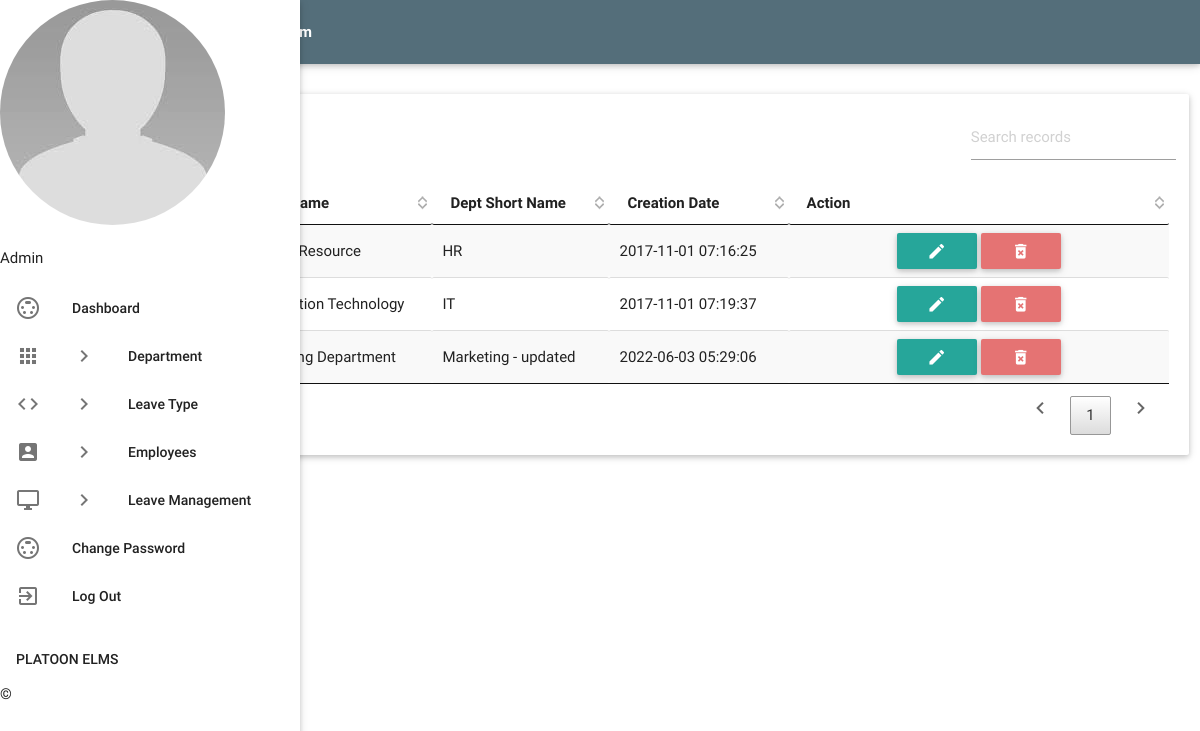
Screenshot of /admin/managedepartments.php (signed in) with the database file from the repository.
### tables this page shows
CREATE TABLE `tbldepartments` (
  `id` int NOT NULL,
  `DepartmentName` varchar(150) DEFAULT NULL,
  `DepartmentShortName` varchar(100) NOT NULL,
  `DepartmentCode` varchar(50) DEFAULT NULL,
  `CreationDate` timestamp NULL DEFAULT CURRENT_TIMESTAMP
);

### admin/managedepartments.php (the view, shortened to what this page needs)
<?php
include('includes/config.php');
if(strlen($_SESSION['alogin'])==0)
    {
header('location:index.php');
}
else{
    ?>
<!DOCTYPE html>
<html lang="en">
    <head>
        <link type="text/css" rel="stylesheet" href="../assets/plugins/materialize/css/materialize.min.css"/>
        <link type="text/css" rel="stylesheet" href="../assets/plugins/materialize/css/materialize.css"/>
        <link href="../assets/plugins/material-preloader/css/materialPreloader.min.css" rel="stylesheet">
        <link href="../assets/plugins/datatables/css/jquery.dataTables.min.css" rel="stylesheet">
        <link href="../assets/css/alpha.min.css" rel="stylesheet" type="text/css"/>
        <link href="../assets/css/custom.css" rel="stylesheet" type="text/css"/>
         <link href="../assets/css/style.css" rel="stylesheet" type="text/css"/>
    </head>
    <body>
       <?php include('includes/header.php');?>
       <?php include('includes/sidebar.php');?>
            <main class="mn-inner">
                <div class="row">
                    <div class="col s12">
                        <div class="page-title" class="blue-gray-text text-darken-2">Manage Departments</div>
                    </div>
                    <div class="col s12 m12 l12">
                        <div class="card">
                            <div class="card-content">
                                <table id="example" class="display responsive-table ">
                                    <thead>
                                        <tr>
                                            <th class="blue-gray-text text-darken-3">Dept Name</th>
                                            <th class="blue-gray-text text-darken-3">Dept Short Name</th>
                                            <th class="blue-gray-text text-darken-3">Creation Date</th>
                                            <th class="blue-gray-text text-darken-3">Action</th>
                                        </tr>
                                    </thead>
                                    <tbody>
<?php $sql = "SELECT * from tbldepartments";
$query = $dbh -> prepare($sql);
$query->execute();
$results=$query->fetchAll(PDO::FETCH_OBJ);
$cnt=1;
if($query->rowCount() > 0)
{
foreach($results as $result)
{               ?>
                                        <tr>
                                            <td> <?php echo htmlentities($cnt);?></td>
                                            <td><?php echo htmlentities($result->DepartmentCode);?></td>
                                            <td><?php echo htmlentities($result->DepartmentName);?></td>
                                            <td><?php echo htmlentities($result->DepartmentShortName);?></td>
                                            <td><?php echo htmlentities($result->CreationDate);?></td>
                                            <td class="text-center"><a href="editdepartment.php?deptid=<?php echo htmlentities($result->id);?>" class="btn btn-sm waves-effect waves-light blue-gray lighten-2"><i class="material-icons">mode_edit</i></a>
                                            <a href="managedepartments.php?del=<?php echo htmlentities($result->id);?>" class="btn btn-sm waves-effect waves-light red lighten-2" onclick="return confirm('Do you want to delete');"> <i class="material-icons">delete_forever</i></a></td>
                                        </tr>
                                         <?php $cnt++;} }?>
                                    </tbody>
                                </table>
                            </div>
                        </div>
                    </div>
                </div>
            </main>
        </div>
    </body>
</html>
<?php } ?>

### admin/includes/header.php (shortened to what this page needs)
<div class="mn-content fixed-sidebar">
    <header class="mn-header navbar-fixed">
        <nav class="navbar navbar-expand-lg navbar-light py-3 blue-grey darken-1" >
            <div class="nav-wrapper row">
                <b class="text-dark">Platoon Employee Leave Management System</b>
            </div>
        </nav>
    </header>

### admin/includes/sidebar.php (shortened to what this page needs)
   <aside id="slide-out" class="side-nav white fixed">
              <div class="side-nav-wrapper">
                  <div class="sidebar-profile">
                      <div class="sidebar-profile-image">
                          <img src="../assets/images/profile-image.jpg" class="circle" alt="">
                      </div>
                      <div class="sidebar-profile-info">
                              <p>Admin</p>
                      </div>
                  </div>
                  <?php
                  $page = explode("?",array_reverse(explode("/",$_SERVER['PHP_SELF']))[0])[0];
                  ?>
              <ul class="sidebar-menu collapsible collapsible-accordion" data-collapsible="accordion">
                  <li class="no-padding <?= $page == 'dashboard.php' ? 'active' : '' ?>"><a class="waves-effect waves-grey" href="dashboard.php"><i class="material-icons">settings_input_svideo</i>Dashboard</a></li>
                  <li class="no-padding <?= in_array($page,['adddepartment.php', 'managedepartments.php']) ? 'active' : '' ?>">
                      <a class="collapsible-header waves-effect waves-grey"><i class="material-icons">apps</i>Department<i class="nav-drop-icon material-icons">keyboard_arrow_right</i></a>
                  </li>
                  <li class="no-padding <?= in_array($page,['addleavetype.php', 'manageleavetype.php']) ? 'active' : '' ?>">
                      <a class="collapsible-header waves-effect waves-grey"><i class="material-icons">code</i>Leave Type<i class="nav-drop-icon material-icons">keyboard_arrow_right</i></a>
                  </li>
                  <li class="no-padding">
                      <a class="collapsible-header waves-effect waves-grey"><i class="material-icons">account_box</i>Employees<i class="nav-drop-icon material-icons">keyboard_arrow_right</i></a>
                  </li>
 <li class="no-padding">
                      <a class="collapsible-header waves-effect waves-grey"><i class="material-icons">desktop_windows</i>Leave Management<i class="nav-drop-icon material-icons">keyboard_arrow_right</i></a>
                  </li>
<li class="no-padding"><a class="waves-effect waves-grey" href="changepassword.php"><i class="material-icons">settings_input_svideo</i>Change Password</a></li>
                      <li class="no-padding">
                              <a class="waves-effect waves-grey" href="logout.php"><i class="material-icons">exit_to_app</i>Log Out</a>
                          </li>
              </ul>
                 <div class="footer">
                  <p class="copyright"><a target="__blank" href="https://platoontitleservices.com/">PLATOON ELMS </a>©</p>
              </div>
              </div>
          </aside>

### assets/css/style.css (style rules this page uses)
.side-nav.fixed { background: rgb(255 255 255)!important; }
.text-center { align-items: center !important; text-align: center !important; }

### rows the page displays
tbldepartments: DepartmentName "Human Resource", DepartmentShortName "HR", CreationDate "2017-11-01 07:16:25"
tbldepartments: DepartmentName "Information Technology", DepartmentShortName "IT", CreationDate "2017-11-01 07:19:37"
tbldepartments: DepartmentName "Marketing Department", DepartmentShortName "Marketing - updated", CreationDate "2022-06-03 05:29:06"
